Frame 1 (no input): blank canvas, image omitted
Frame 60 (no input): blank canvas, image omitted
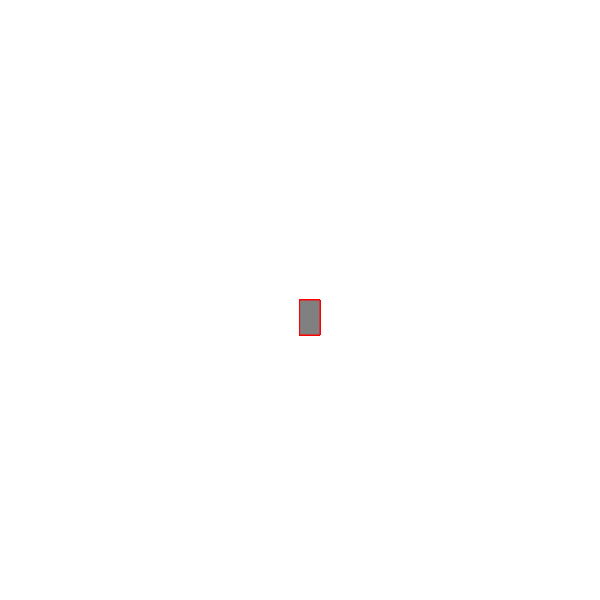
Frame 120 (the mouse pressed at the canvas centre since frame 60)

The p5.js sketch whose frames 1 and 60 were blank and that drew this single picture after the mouse press (run headless with seeded random() and noise() and a simulated clock; from frame 60 on, the mouse is pressed at the canvas centre):

// p5.js sketch
// ── sketch.js
function setup() {
    createCanvas(600, 600);
    background("white");
  }
  
  function draw(){
    
    stroke("red")
    fill("gray");
    
    //console.log(mouseIsPressed )
    
    if(mouseIsPressed) {
      rect(mouseX, mouseY, 20, 35);
    }
    
    
  }
